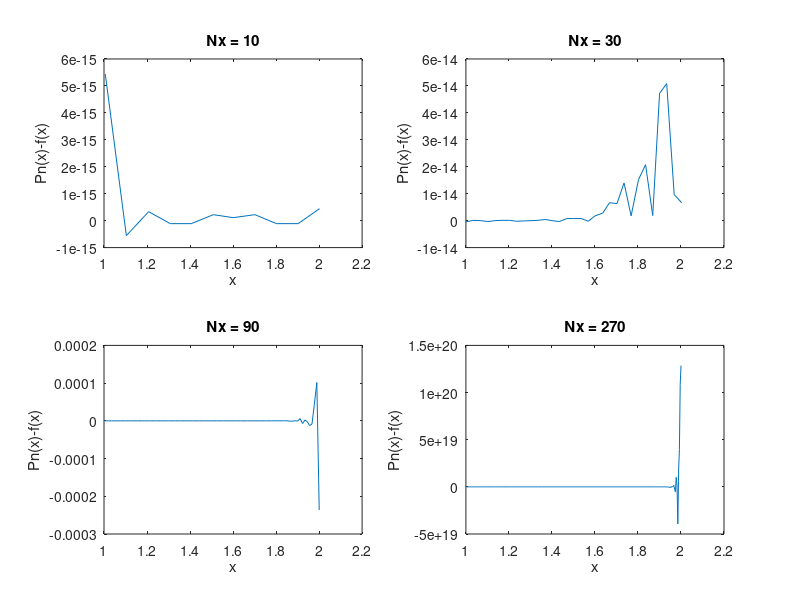

The MATLAB script that drew this image:
for i  = 0:3
    Nx = 10*3^i;
    dx = 1/Nx;
    x = [1:dx:2]';
    
    V = vander(x);
    C = V\sin(x);
    
    y = x+0.1*dx*rand(size(x));
    subplot(2,2,i+1)
    plot(y,polyval(C,y)-sin(y));
    xlabel('x')
    ylabel('Pn(x)-f(x)')
    title(['Nx = ',num2str(Nx)])
end
figure(gcf)
    